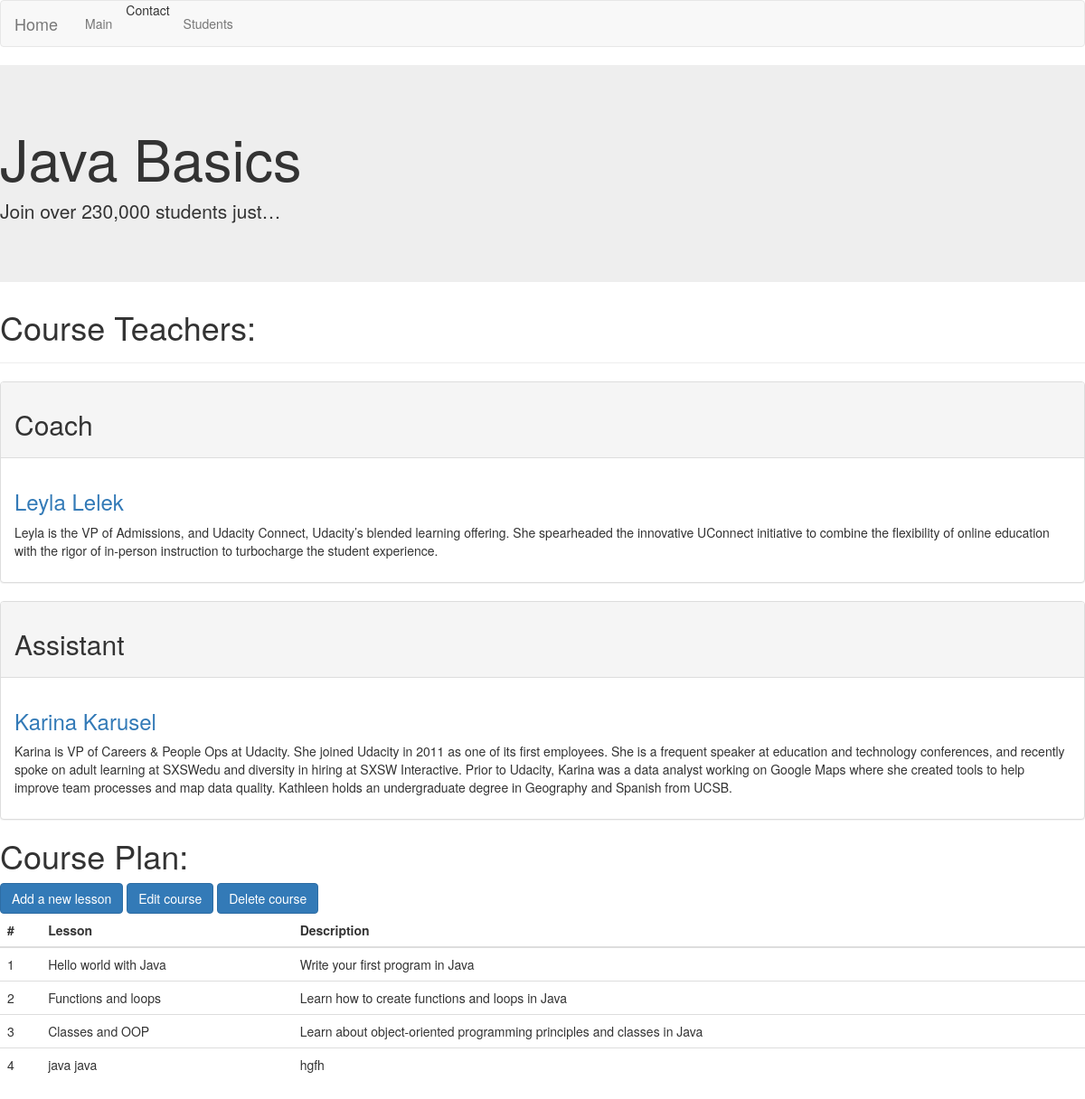
/courses/2/, run on the app's committed database.
### courses/models.py (models this page shows, shortened)
class Course(models.Model):
    name = models.CharField(max_length = 100)
    short_description = models.CharField(max_length = 220)
    description = models.TextField()
    coach = models.ForeignKey(Coach, blank=True, null=True, related_name='coach_courses', on_delete = models.CASCADE)
    assistant = models.ForeignKey(Coach, blank=True, null=True, related_name = 'assistant_courses', on_delete=models.CASCADE)

class Lesson(models.Model):
    subject = models.CharField(max_length = 100)
    description = models.TextField()
    course = models.ForeignKey(Course, on_delete=models.CASCADE)
    order = models.PositiveIntegerField()

### coaches/models.py (models this page shows, shortened)
class Coach(models.Model):
    user = models.OneToOneField(User, on_delete=models.CASCADE)
    date_of_birth = models.DateField(blank = True, null = True)
    gender = models.CharField(max_length = 1, choices = (('M', 'Male'),('F', 'Female')))
    phone = models.CharField(max_length = 14, blank = True, null=True)
    address = models.CharField(max_length = 20, blank = True, null=True)
    skype = models.CharField(max_length = 20, blank = True, null=True)
    description =models.TextField(max_length = 2000, blank= True, null=True)

### courses/views.py (the view)
# urls.py: url(r'^(?P<pk>[0-9]+)/$', views.DetailView.as_view(), name='detail'),
class DetailView(generic.DetailView):
    context_object_name = 'course'
    model = Course
    template_name = 'courses/detail.html'

### courses/templates/courses/detail.html (shortened to what this page needs)
{% extends "base.html" %}
{% block main_content %}
<div class="jumbotron">
  <h1 class="display-4">{{ course.name }}</h1>
  <p class="lead">{{ course.description|truncatechars:32 }}</p>
</div>
<h1>Course Teachers:</h1>
    <hr>
    <div class="panel panel-default">
      <div class="panel-heading"><h2>Coach</h2></div>
      <div class="panel-body">
          {% if course.coach.id is not null %}<h3><a href="{% url 'coaches:coach_details' course.coach.id %}">{{ course.coach.user.first_name }} {{ course.coach.user.last_name }}</a></h3>
          <p>{{ course.coach.description }}</p>
          {% endif %}
      </div>
    </div>
    <div class="panel panel-default">
      <div class="panel-heading"><h2>Assistant</h2></div>
      <div class="panel-body">
          {% if course.assistant.id is not null %}
          <h3><a href="{% url 'coaches:coach_details' course.assistant.id %}">{{ course.assistant.user.first_name }} {{ course.assistant.user.last_name }}</a></h3>
          <p>{{ course.assistant.description }}</p>
          {% endif %}
      </div>
    </div>
<h1>Course Plan:</h1>
<button type="button" class="btn btn-primary"><a href="add" style="color:inherit">
    Add a new lesson</a></button>
<button type="button" class="btn btn-primary"><a href="../edit/{{course.id}}" style="color:inherit">
    Edit course</a></button>
<button type="button" class="btn btn-primary"><a href="../remove/{{course.id }}" style="color:inherit">
    Delete course</a></button>
<table class="table">
  <thead>
    <tr>
      <th scope="row">#</th>
      <th scope="col">Lesson</th>
      <th scope="col">Description</th>
    </tr>
  </thead>
  <tbody>
  {% for lesson in course.lesson_set.all %}
    <tr>
      <td>{{ lesson.order }}</td>
      <td>{{ lesson.subject }}</a></td>
      <td>{{ lesson.description }}</td>
    </tr>
{% endfor %}
  </tbody>
</table>
{% endblock main_content %}

### data on the page
Course: name "Java Basics", description "Join over 230,000 students just…", coach.user.first_name "Leyla", coach.user.last_name "Lelek", coach.description "Leyla is the VP of Admissions, and Udacity Connect, Udacity’s blended learning offering. She spearheaded the innovative UConnect initiative to combine the flexibility of online education with the rigor of in-person instruction to turbocharge the student experience.", assistant.user.first_name "Karina", assistant.user.last_name "Karusel", assistant.description "Karina is VP of Careers & People Ops at Udacity. She joined Udacity in 2011 as one of its first employees. She is a frequent speaker at education and technology conferences, and recently spoke on adult learning at SXSWedu and diversity in hiring at SXSW Interactive. Prior to Udacity, Karina was a data analyst working on Google Maps where she created tools to help improve team processes and map data quality. Kathleen holds an undergraduate degree in Geography and Spanish from UCSB."
Lesson: order "1", subject "Hello world with Java", description "Write your first program in Java"
Lesson: order "2", subject "Functions and loops", description "Learn how to create functions and loops in Java"
Lesson: order "3", subject "Classes and OOP", description "Learn about object-oriented programming principles and classes in Java"
Lesson: order "4", subject "java java", description "hgfh"
